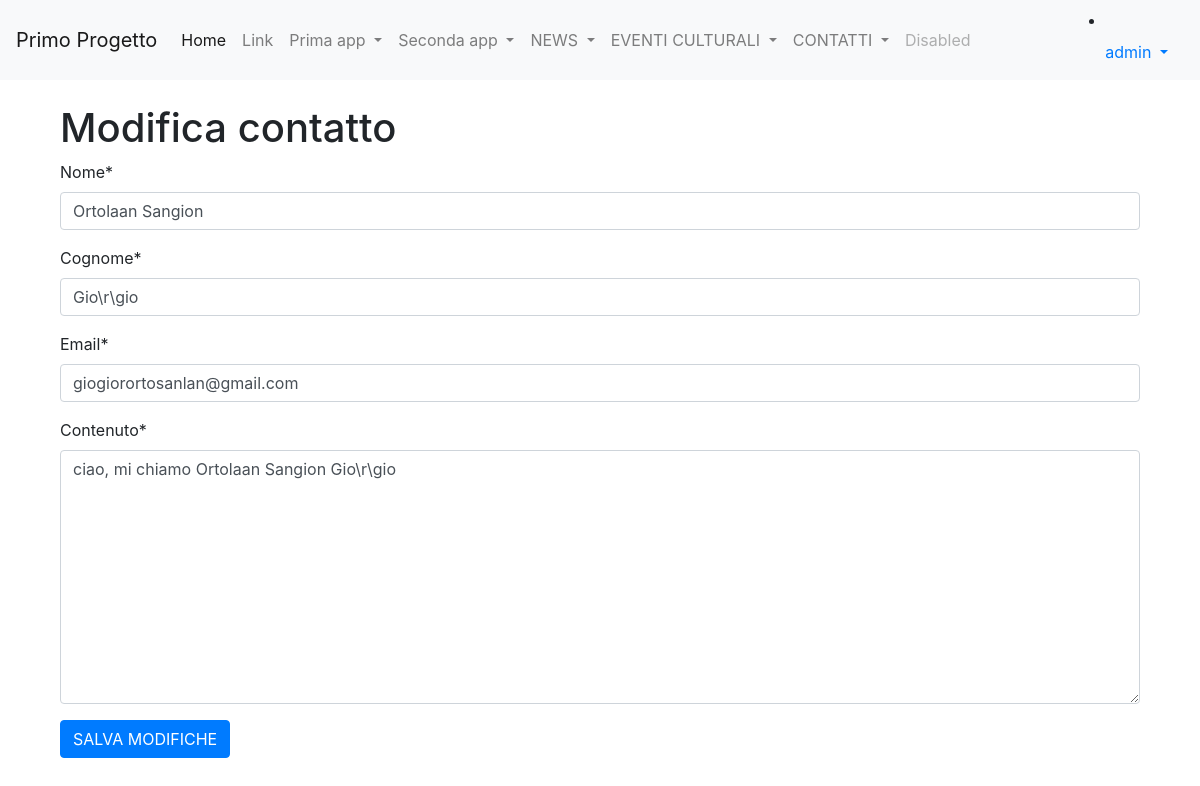
The page /modifica_contatto/2/ (signed in) on the database its author committed.
### forms_app/models.py (models this page shows)
class Contatto(models.Model):
    nome = models.CharField(max_length=100)
    cognome = models.CharField(max_length=100)
    email = models.CharField(max_length=200)
    contenuto = models.TextField()

### forms_app/views.py (the view)
# urls.py: path('modifica_contatto/<int:pk>/', modifica_contatto, name ='modifica_contatto'),
@login_required(login_url="/accounts/login/")
def modifica_contatto(request, pk):
    contatto = get_object_or_404(Contatto, id=pk)
    """
    Se l'oggetto non viene trovato, get_object_or_404 restituisce una pagina di errore HTTP 404 (pagina non trovata).
    """
    """
    In Django, ci sono principalmente due tipi di richieste HTTP che una view può gestire: GET e POST.
    Le richieste GET sono utilizzate per recuperare dati dal server,
    mentre le richieste POST sono utilizzate per inviare dati al server,
    ad esempio quando si invia un modulo HTML come in questo caso.
    """
    if request.method == "GET":  # Prima chiamata GET per caricare il form
        form = FormContatto(instance=contatto)  # Al costruttore del form passo il contatto prelevato dal DB
    if request.method == "POST":  # Seconda chiamata POST per modificare il contatto
        form = FormContatto(request.POST, instance=contatto)  # Passo anche i dati modificati
        if form.is_valid():
            form.save()
            return redirect('forms_app:lista_contatti')  # URL che reindirizza alla pagina lista_contatti.html
    context = {'form': form, 'contatto': contatto}
    return render(request, 'modifica_contatto.html', context)

### forms_app/forms.py
class FormContatto(forms.ModelForm):
    class Meta:
        model = Contatto
        fields = "__all__"
    nome = forms.CharField()
    cognome = forms.CharField()
    email = forms.EmailField()
    contenuto = forms.CharField(widget=forms.Textarea(attrs={"placeholder": "Area Testuale! Scrivi pure, ora."}))

### forms_app/templates/modifica_contatto.html (shortened to what this page needs)
{% extends 'base.html' %}
{% load crispy_forms_tags %}
{% block content %}
<div class="container">
    <h1>Modifica contatto</h1>
    <form method="post">
        {{ form|crispy }}
        <input type="submit" class="btn btn-primary" value="SALVA MODIFICHE">
    </form>
</div>
{% endblock content %}

### templates/base.html (shortened to what this page needs)
{% load static %}
<!DOCTYPE html>
<html lang="it">
  <head>
    <link rel="stylesheet" href="https://cdnjs.cloudflare.com/ajax/libs/font-awesome/5.15.4/css/all.min.css">
    <link rel="stylesheet" href="https://cdn.jsdelivr.net/npm/bootstrap@4.5.3/dist/css/bootstrap.min.css">
    <link rel="stylesheet" href="https://cdnjs.cloudflare.com/ajax/libs/font-awesome/5.15.4/css/all.min.css">
  </head>
  <body>
    <nav class="navbar navbar-expand-lg navbar-light bg-light">
        <a class="navbar-brand" href="#">Primo Progetto</a>
        <div class="collapse navbar-collapse" id="navbarSupportedContent">
          <ul class="navbar-nav mr-auto">
            <li class="nav-item active">
              <a class="nav-link" href="#">Home <span class="sr-only">(current)</span></a>
            </li>
            <li class="nav-item">
              <a class="nav-link" href="#">Link</a>
            </li>
            <li class="nav-item dropdown">
              <a class="nav-link dropdown-toggle" href="#" id="navbarDropdown" role="button" data-toggle="dropdown" aria-haspopup="true" aria-expanded="false">
                Prima app
              </a>
            </li>
            <li class="nav-item dropdown">
                <a class="nav-link dropdown-toggle" href="#" id="navbarDropdown" role="button" data-toggle="dropdown" aria-haspopup="true" aria-expanded="false">
                  Seconda app
                </a>
              </li>
              <li class="nav-item dropdown">
                <a class="nav-link dropdown-toggle" href="#" id="navbarDropdown" role="button" data-toggle="dropdown" aria-haspopup="true" aria-expanded="false">
                  NEWS
                </a>
              </li>
              <li class="nav-item dropdown">
                <a class="nav-link dropdown-toggle" href="#" id="navbarDropdown" role="button" data-toggle="dropdown" aria-haspopup="true" aria-expanded="false">
                  EVENTI CULTURALI
                </a>
              </li>
              <li class="nav-item dropdown">
                <a class="nav-link dropdown-toggle" href="#" id="navbarDropdown" role="button" data-toggle="dropdown" aria-haspopup="true" aria-expanded="false">
                  CONTATTI
                </a>
              </li>
            <li class="nav-item">
              <a class="nav-link disabled" href="#" tabindex="-1" aria-disabled="true">Disabled</a>
            </li>
          </ul>
          {% if request.user.is_authenticated %}
              <li class="nav-item dropdown">
                <a class="nav-link dropdown-toggle" href="#" id="navbarDropdown" role="button" data-toggle="dropdown" aria-haspopup="true" aria-expanded="false">
                  {{request.user.username}}
                </a>
              </li>
            {%else%}
              <li class="nav-item">
                <a class="nav-link" href="{% url 'login'%}">Login</a>
              </li>
            {%endif%}
        </div>
    </nav>
    <div class="container my-4">
        {%block content%}
        {%endblock content%}
    </div>
  </body>
</html>

### rows shown on the page
Contatto: nome "Ortolaan Sangion", cognome "Gio\\r\\gio", email "giogiorortosanlan@gmail.com", contenuto "ciao, mi chiamo Ortolaan Sangion Gio\\r\\gio"

### other values the page prints
{{ request.user.username }} "admin"
